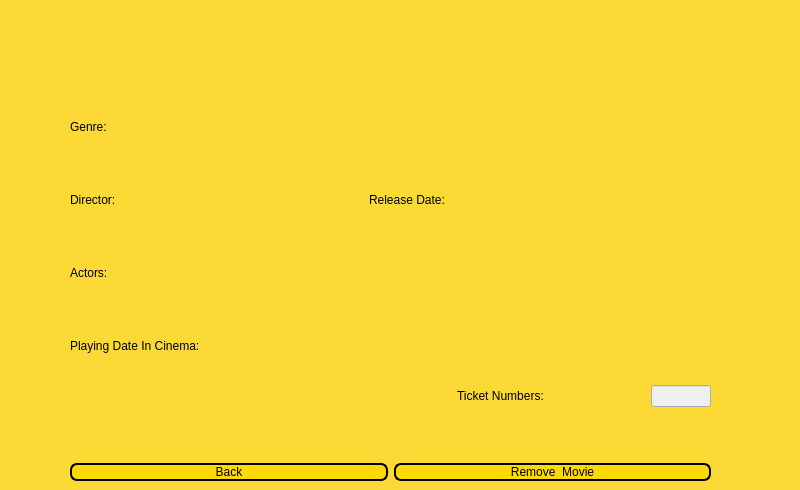
<?xml version="1.0" encoding="UTF-8"?>
<ui version="4.0">
 <class>RemoveSearchWindow</class>
 <widget class="QMainWindow" name="RemoveSearchWindow">
  <property name="geometry">
   <rect>
    <x>0</x>
    <y>0</y>
    <width>800</width>
    <height>490</height>
   </rect>
  </property>
  <property name="windowTitle">
   <string>MainWindow</string>
  </property>
  <widget class="QWidget" name="centralwidget">
   <property name="styleSheet">
    <string notr="true">#centralwidget
{
	background-color: #FDD935;
}

QLabel
{
font: 17pt &quot;Cooper Black&quot;;
}

QPushButton
{
	font: 15pt &quot;Cooper Black&quot;;
	background-color: #FDD905 ;
	border-Radius: 7px;
	border: 2px solid  black;
}

QPushButton:hover{
color: #FDD905;
	background-color: rgb(0, 0, 0);
}
QLineEdit
{
	font: 19pt &quot;MV Boli&quot;;
}</string>
   </property>
   <widget class="QWidget" name="verticalLayoutWidget">
    <property name="geometry">
     <rect>
      <x>70</x>
      <y>20</y>
      <width>641</width>
      <height>461</height>
     </rect>
    </property>
    <layout class="QVBoxLayout" name="verticalLayout">
     <item>
      <widget class="QLabel" name="Name_label">
       <property name="styleSheet">
        <string notr="true">font: 30pt &quot;Cooper Black&quot;;
color: rgb(255, 72, 17);</string>
       </property>
       <property name="text">
        <string/>
       </property>
       <property name="alignment">
        <set>Qt::AlignCenter</set>
       </property>
      </widget>
     </item>
     <item>
      <layout class="QHBoxLayout" name="horizontalLayout">
       <property name="topMargin">
        <number>0</number>
       </property>
       <item>
        <widget class="QLabel" name="label_1">
         <property name="sizePolicy">
          <sizepolicy hsizetype="Preferred" vsizetype="Preferred">
           <horstretch>0</horstretch>
           <verstretch>0</verstretch>
          </sizepolicy>
         </property>
         <property name="maximumSize">
          <size>
           <width>160</width>
           <height>16777215</height>
          </size>
         </property>
         <property name="text">
          <string>Genre:</string>
         </property>
        </widget>
       </item>
       <item>
        <widget class="QLabel" name="Genre_label">
         <property name="styleSheet">
          <string notr="true">font: 22pt &quot;MV Boli&quot;;</string>
         </property>
         <property name="text">
          <string/>
         </property>
        </widget>
       </item>
      </layout>
     </item>
     <item>
      <layout class="QHBoxLayout" name="horizontalLayout_2">
       <property name="topMargin">
        <number>0</number>
       </property>
       <item>
        <widget class="QLabel" name="label_2">
         <property name="minimumSize">
          <size>
           <width>110</width>
           <height>0</height>
          </size>
         </property>
         <property name="maximumSize">
          <size>
           <width>110</width>
           <height>16777215</height>
          </size>
         </property>
         <property name="text">
          <string>Director:</string>
         </property>
        </widget>
       </item>
       <item>
        <widget class="QLabel" name="Director_label">
         <property name="styleSheet">
          <string notr="true">font: 22pt &quot;MV Boli&quot;;
</string>
         </property>
         <property name="text">
          <string/>
         </property>
        </widget>
       </item>
       <item>
        <widget class="QLabel" name="label_3">
         <property name="minimumSize">
          <size>
           <width>160</width>
           <height>0</height>
          </size>
         </property>
         <property name="maximumSize">
          <size>
           <width>160</width>
           <height>16777215</height>
          </size>
         </property>
         <property name="text">
          <string>Release Date:</string>
         </property>
        </widget>
       </item>
       <item>
        <widget class="QLabel" name="RDate_label">
         <property name="styleSheet">
          <string notr="true">font: 22pt &quot;MV Boli&quot;;</string>
         </property>
         <property name="text">
          <string/>
         </property>
        </widget>
       </item>
      </layout>
     </item>
     <item>
      <layout class="QHBoxLayout" name="horizontalLayout_3">
       <property name="topMargin">
        <number>0</number>
       </property>
       <item>
        <widget class="QLabel" name="label_4">
         <property name="minimumSize">
          <size>
           <width>110</width>
           <height>0</height>
          </size>
         </property>
         <property name="maximumSize">
          <size>
           <width>125</width>
           <height>16777215</height>
          </size>
         </property>
         <property name="text">
          <string>Actors:</string>
         </property>
        </widget>
       </item>
       <item>
        <widget class="QLabel" name="Actors_label">
         <property name="styleSheet">
          <string notr="true">font: 22pt &quot;MV Boli&quot;;</string>
         </property>
         <property name="text">
          <string/>
         </property>
        </widget>
       </item>
      </layout>
     </item>
     <item>
      <widget class="QLabel" name="label_5">
       <property name="text">
        <string>Playing Date In Cinema:</string>
       </property>
      </widget>
     </item>
     <item>
      <layout class="QHBoxLayout" name="horizontalLayout_4">
       <property name="topMargin">
        <number>0</number>
       </property>
       <item>
        <widget class="QLabel" name="Day_label">
         <property name="styleSheet">
          <string notr="true">font: 22pt &quot;MV Boli&quot;;</string>
         </property>
         <property name="text">
          <string/>
         </property>
        </widget>
       </item>
       <item>
        <widget class="QLabel" name="Time_label">
         <property name="styleSheet">
          <string notr="true">font: 22pt &quot;MV Boli&quot;;</string>
         </property>
         <property name="text">
          <string/>
         </property>
        </widget>
       </item>
       <item>
        <widget class="QLabel" name="label_6">
         <property name="text">
          <string>Ticket Numbers:</string>
         </property>
        </widget>
       </item>
       <item>
        <widget class="QLineEdit" name="TicketEntry">
         <property name="enabled">
          <bool>false</bool>
         </property>
         <property name="maximumSize">
          <size>
           <width>60</width>
           <height>16777215</height>
          </size>
         </property>
         <property name="text">
          <string/>
         </property>
        </widget>
       </item>
      </layout>
     </item>
     <item>
      <spacer name="verticalSpacer">
       <property name="orientation">
        <enum>Qt::Vertical</enum>
       </property>
       <property name="sizeType">
        <enum>QSizePolicy::Fixed</enum>
       </property>
       <property name="sizeHint" stdset="0">
        <size>
         <width>20</width>
         <height>40</height>
        </size>
       </property>
      </spacer>
     </item>
     <item>
      <layout class="QHBoxLayout" name="horizontalLayout_5">
       <property name="topMargin">
        <number>10</number>
       </property>
       <item>
        <widget class="QPushButton" name="BackButton">
         <property name="text">
          <string>Back</string>
         </property>
        </widget>
       </item>
       <item>
        <widget class="QPushButton" name="RemoveButton">
         <property name="text">
          <string>Remove  Movie</string>
         </property>
        </widget>
       </item>
      </layout>
     </item>
    </layout>
   </widget>
  </widget>
 </widget>
 <resources/>
 <connections/>
</ui>
